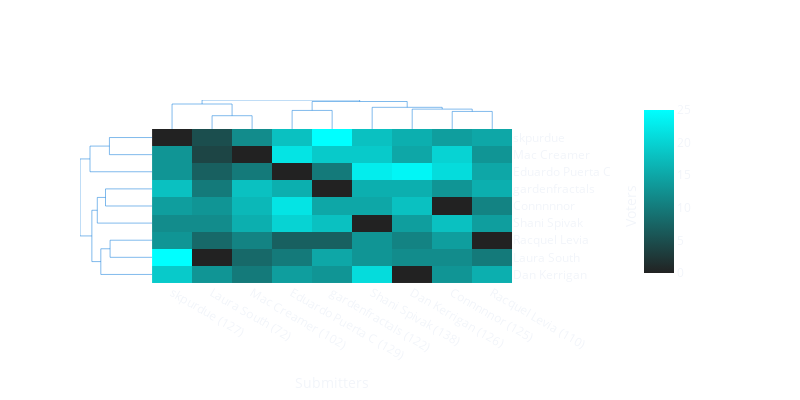

Notebook source saved alongside this figure:
### Code cell
# For each submitter, get the total votes they received from the matrix and add it to their name:
new_names = []
for submitter in matrix.columns:
    total_votes = int(matrix[submitter].sum())
    new_names.append(f'{submitter} ({total_votes})')
matrix.columns = new_names

fig = Clustergram(
    data=matrix,
    column_labels=list(matrix.columns.values),
    row_labels=list(matrix.index),
    height=400,
    width=800,
    color_map = [
        [0, "#222"],
        [1, "aqua"]
    ],
    center_values=False,
)
fig.update_layout(template='plotly_dark')
# Update only the heatmap axes, not all axes:
fig.update_yaxes(title_text='Voters', selector={'anchor': 'x11'})
fig.update_xaxes(title_text='Submitters', selector={'anchor': 'y11'})

### Figure 1 — Plotly figure (JSON) as saved in the notebook; plotly's stock layout.template omitted (floating-point values rounded to 4 significant figures)
{"data": [{"hoverinfo": "y+name", "line": {"width": 0.5}, "marker": {"color": "rgb(0,116,217)"}, "mode": "lines", "name": "Col Cluster 0", "type": "scatter", "x": [12.5, 12.5, 51.88, 51.88], "xaxis": "x3", "y": [29.88, 34.68, 34.68, 32.88], "yaxis": "y3"}, {"hoverinfo": "y+name", "line": {"width": 0.5}, "marker": {"color": "rgb(0,116,217)"}, "mode": "lines", "name": "Col Cluster 1", "type": "scatter", "x": [5, 5, 20, 20], "xaxis": "x3", "y": [0, 29.88, 29.88, 15.87], "yaxis": "y3"}, {"hoverinfo": "y+name", "line": {"width": 0.5}, "marker": {"color": "rgb(0,116,217)"}, "mode": "lines", "name": "Col Cluster 2", "type": "scatter", "x": [15, 15, 25, 25], "xaxis": "x3", "y": [0, 15.87, 15.87, 0], "yaxis": "y3"}, {"hoverinfo": "y+name", "line": {"width": 0.5}, "marker": {"color": "rgb(0,116,217)"}, "mode": "lines", "name": "Col Cluster 3", "type": "scatter", "x": [35, 35, 45, 45], "xaxis": "x3", "y": [0, 22.2, 22.2, 0], "yaxis": "y3"}, {"hoverinfo": "y+name", "line": {"width": 0.5}, "marker": {"color": "rgb(0,116,217)"}, "mode": "lines", "name": "Col Cluster 4", "type": "scatter", "x": [40, 40, 63.75, 63.75], "xaxis": "x3", "y": [22.2, 32.88, 32.88, 25.92], "yaxis": "y3"}, {"hoverinfo": "y+name", "line": {"width": 0.5}, "marker": {"color": "rgb(0,116,217)"}, "mode": "lines", "name": "Col Cluster 5", "type": "scatter", "x": [55, 55, 72.5, 72.5], "xaxis": "x3", "y": [0, 25.92, 25.92, 23.77], "yaxis": "y3"}, {"hoverinfo": "y+name", "line": {"width": 0.5}, "marker": {"color": "rgb(0,116,217)"}, "mode": "lines", "name": "Col Cluster 6", "type": "scatter", "x": [65, 65, 80, 80], "xaxis": "x3", "y": [0, 23.77, 23.77, 21], "yaxis": "y3"}, {"hoverinfo": "y+name", "line": {"width": 0.5}, "marker": {"color": "rgb(0,116,217)"}, "mode": "lines", "name": "Col Cluster 7", "type": "scatter", "x": [75, 75, 85, 85], "xaxis": "x3", "y": [0, 21, 21, 0], "yaxis": "y3"}, {"hoverinfo": "x+name", "line": {"width": 0.5}, "marker": {"color": "rgb(0,116,217)"}, "mode": "lines", "name": "Row Cluster 0", "type": "scatter", "x": [0, -19.87, -19.87, 0], "xaxis": "x9", "y": [15, 15, 25, 25], "yaxis": "y9"}, {"hoverinfo": "x+name", "line": {"width": 0.5}, "marker": {"color": "rgb(0,116,217)"}, "mode": "lines", "name": "Row Cluster 1", "type": "scatter", "x": [0, -20.2, -20.2, 0], "xaxis": "x9", "y": [75, 75, 85, 85], "yaxis": "y9"}, {"hoverinfo": "x+name", "line": {"width": 0.5}, "marker": {"color": "rgb(0,116,217)"}, "mode": "lines", "name": "Row Cluster 2", "type": "scatter", "x": [0, -29.39, -29.39, -20.2], "xaxis": "x9", "y": [65, 65, 80, 80], "yaxis": "y9"}, {"hoverinfo": "x+name", "line": {"width": 0.5}, "marker": {"color": "rgb(0,116,217)"}, "mode": "lines", "name": "Row Cluster 3", "type": "scatter", "x": [0, -22.05, -22.05, 0], "xaxis": "x9", "y": [45, 45, 55, 55], "yaxis": "y9"}, {"hoverinfo": "x+name", "line": {"width": 0.5}, "marker": {"color": "rgb(0,116,217)"}, "mode": "lines", "name": "Row Cluster 4", "type": "scatter", "x": [0, -25.94, -25.94, -22.05], "xaxis": "x9", "y": [35, 35, 50, 50], "yaxis": "y9"}, {"hoverinfo": "x+name", "line": {"width": 0.5}, "marker": {"color": "rgb(0,116,217)"}, "mode": "lines", "name": "Row Cluster 5", "type": "scatter", "x": [-28.51, -34.13, -34.13, -29.39], "xaxis": "x9", "y": [27.5, 27.5, 72.5, 72.5], "yaxis": "y9"}, {"hoverinfo": "x+name", "line": {"width": 0.5}, "marker": {"color": "rgb(0,116,217)"}, "mode": "lines", "name": "Row Cluster 6", "type": "scatter", "x": [-24.27, -28.51, -28.51, -25.94], "xaxis": "x9", "y": [12.5, 12.5, 42.5, 42.5], "yaxis": "y9"}, {"hoverinfo": "x+name", "line": {"width": 0.5}, "marker": {"color": "rgb(0,116,217)"}, "mode": "lines", "name": "Row Cluster 7", "type": "scatter", "x": [0, -24.27, -24.27, -19.87], "xaxis": "x9", "y": [5, 5, 20, 20], "yaxis": "y9"}, {"colorbar": {"xpad": 100}, "colorscale": [[0, "#222"], [1, "aqua"]], "type": "heatmap", "x": [5, 15, 25, 35, 45, 55, 65, 75, 85], "xaxis": "x11", "y": [5, 15, 25, 35, 45, 55, 65, 75, 85], "yaxis": "y11", "z": [[19, 13, 10, 14, 13, 21, 0, 13, 16], [25, 0, 8, 10, 15, 13, 12, 12, 10], [13, 8, 11, 7, 7, 13, 11, 14, 0], [12, 12, 16, 20, 18, 0, 14, 18, 14], [14, 13, 17, 22, 15, 15, 18, 0, 11], [18, 10, 18, 16, 0, 16, 16, 13, 16], [13, 7, 10, 0, 10, 23, 24, 21, 15], [13, 4, 0, 22, 19, 19, 15, 20, 13], [0, 5, 12, 18, 25, 18, 16, 14, 15]]}], "layout": {"height": 400, "hovermode": "closest", "legend": {"x": 0.7, "y": 0.7}, "paper_bgcolor": "rgba(0,0,0,0)", "plot_bgcolor": "rgba(0,0,0,0)", "showlegend": false, "width": 800, "xaxis": {"anchor": "y", "domain": [0, 0.95], "fixedrange": false, "mirror": false, "showgrid": false, "showline": false, "showticklabels": false, "type": "linear", "zeroline": false}, "xaxis10": {"anchor": "y10", "domain": [0.1583, 0.1583], "fixedrange": false, "mirror": false, "showgrid": false, "showline": false, "showticklabels": false, "type": "linear", "zeroline": false}, "xaxis11": {"anchor": "y11", "domain": [0.1583, 0.95], "fixedrange": false, "mirror": false, "range": [0, 90], "showgrid": false, "showline": false, "showticklabels": true, "side": "bottom", "tickmode": "array", "ticktext": ["skpurdue (127)", "Laura South (72)", "Mac Creamer (102)", "Eduardo Puerta C (129)", "gardenfractals (122)", "Shani Spivak (138)", "Dan Kerrigan (126)", "Connnnnor (125)", "Racquel Levia (110)"], "tickvals": [5, 15, 25, 35, 45, 55, 65, 75, 85], "title": {"text": "Submitters"}, "type": "linear", "zeroline": false}, "xaxis12": {"anchor": "y12", "domain": [0.95, 1], "fixedrange": false, "mirror": false, "range": [-5, 1], "showgrid": false, "showline": false, "showticklabels": false, "type": "linear", "zeroline": false}, "xaxis13": {"anchor": "y13", "domain": [0, 0.2]}, "xaxis14": {"anchor": "y14", "domain": [0.2, 0.4]}, "xaxis15": {"anchor": "y15", "domain": [0.1583, 0.95], "fixedrange": false, "mirror": false, "range": [5, 85], "scaleanchor": "x11", "scaleratio": 1, "showgrid": false, "showline": false, "showticklabels": false, "type": "linear", "zeroline": false}, "xaxis16": {"anchor": "y16", "domain": [0.8, 1]}, "xaxis2": {"anchor": "y2", "domain": [0.2, 0.4]}, "xaxis3": {"anchor": "y9", "domain": [0.1583, 0.95], "fixedrange": false, "mirror": false, "scaleanchor": "x11", "showgrid": false, "showline": false, "showticklabels": false, "type": "linear", "zeroline": false}, "xaxis4": {"anchor": "y4", "domain": [0.8, 1]}, "xaxis5": {"anchor": "y5", "domain": [0, 0.95], "fixedrange": false, "mirror": false, "showgrid": false, "showline": false, "showticklabels": false, "type": "linear", "zeroline": false}, "xaxis6": {"anchor": "y6", "domain": [0.2, 0.4], "fixedrange": false, "mirror": false, "showgrid": false, "showline": false, "showticklabels": false, "type": "linear", "zeroline": false}, "xaxis7": {"anchor": "y9", "domain": [0.1583, 0.95], "fixedrange": false, "mirror": false, "showgrid": false, "showline": false, "showticklabels": false, "type": "linear", "zeroline": false}, "xaxis8": {"anchor": "y8", "domain": [0.8, 1]}, "xaxis9": {"anchor": "y9", "domain": [0, 0.1583], "fixedrange": false, "mirror": false, "showgrid": false, "showline": false, "showticklabels": false, "type": "linear", "zeroline": false}, "yaxis": {"anchor": "x", "domain": [0.8417, 1], "fixedrange": false, "mirror": false, "showgrid": false, "showline": false, "showticklabels": false, "type": "linear", "zeroline": false}, "yaxis10": {"anchor": "x10", "domain": [0, 0.8417], "fixedrange": false, "mirror": false, "showgrid": false, "showline": false, "showticklabels": false, "type": "linear", "zeroline": false}, "yaxis11": {"anchor": "x11", "domain": [0, 0.8417], "fixedrange": false, "mirror": false, "showgrid": false, "showline": false, "showticklabels": true, "side": "right", "tickmode": "array", "ticktext": ["Dan Kerrigan", "Laura South", "Racquel Levia", "Shani Spivak", "Connnnnor", "gardenfractals", "Eduardo Puerta C", "Mac Creamer", "skpurdue"], "tickvals": [5, 15, 25, 35, 45, 55, 65, 75, 85], "title": {"text": "Voters"}, "type": "linear", "zeroline": false}, "yaxis12": {"anchor": "x12", "domain": [0, 0.7917], "fixedrange": false, "mirror": false, "range": [5, 85], "scaleanchor": "y11", "scaleratio": 1, "showgrid": false, "showline": false, "showticklabels": false, "type": "linear", "zeroline": false}, "yaxis13": {"anchor": "x13", "domain": [0, 0.2]}, "yaxis14": {"anchor": "x14", "domain": [0, 0.2]}, "yaxis15": {"anchor": "x15", "domain": [0.7917, 0.8417], "fixedrange": false, "mirror": false, "range": [-0.5, 0.5], "showgrid": false, "showline": false, "showticklabels": false, "type": "linear", "zeroline": false}, "yaxis16": {"anchor": "x16", "domain": [0, 0.2]}, "yaxis2": {"anchor": "x2", "domain": [0.8, 1]}, "yaxis3": {"anchor": "x3", "domain": [0.8417, 1], "fixedrange": false, "mirror": false, "range": [0, 34.68], "showgrid": false, "showline": false, "showticklabels": false, "type": "linear", "zeroline": false}, "yaxis4": {"anchor": "x4", "domain": [0.8, 1]}, "yaxis5": {"anchor": "x5", "domain": [0.8417, 0.8417], "fixedrange": false, "mirror": false, "showgrid": false, "showline": false, "showticklabels": false, "type": "linear", "zeroline": false}, "yaxis6": {"anchor": "x6", "domain": [0.8417, 0.8417], "fixedrange": false, "mirror": false, "showgrid": false, "showline": false, "showticklabels": false, "type": "linear", "zeroline": false}, "yaxis7": {"anchor": "x7", "domain": [0.8417, 0.8417], "fixedrange": false, "mirror": false, "showgrid": false, "showline": false, "showticklabels": false, "type": "linear", "zeroline": false}, "yaxis8": {"anchor": "x8", "domain": [0.6, 0.8]}, "yaxis9": {"anchor": "x9", "domain": [0, 0.8417], "fixedrange": false, "mirror": false, "range": [5, 85], "scaleanchor": "y11", "showgrid": false, "showline": false, "showticklabels": false, "type": "linear", "zeroline": false}}}
